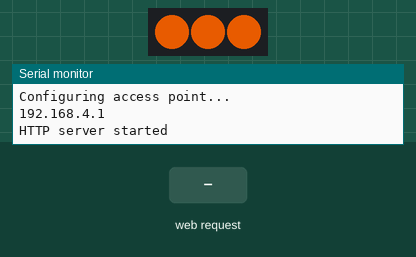
Recording of a sketch running on a simulated ESP8266 (NodeMCU). On the bench: 3 RGB LEDs in strip order, left to right, the last lines printed to the serial monitor. Inputs (shaded band) come from the test bench. Dim RGB values are drawn brighter than linear.

Above: at 1.26 s.
1.3 s: HTTP request GET / received
At 1.86 s:
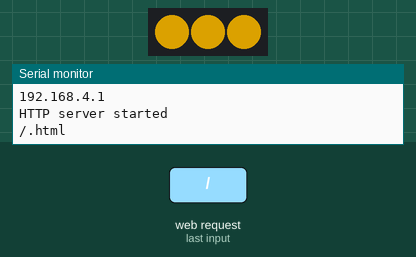
4.3 s: HTTP request GET /admin received
At 4.31 s:
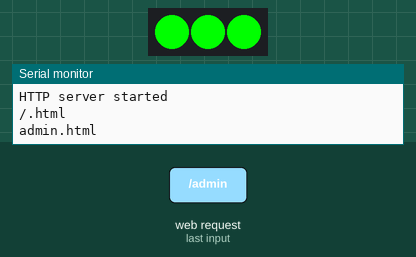
7.3 s: HTTP request GET /admin/infovalues received
At 7.31 s:
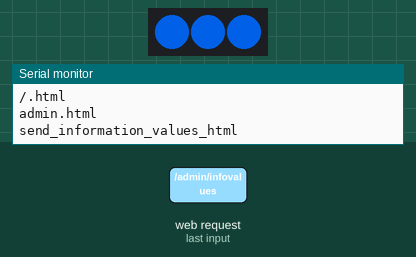
Timing chart, 0 to 19.3 s (numbered marks = the images above; inputs shaded):
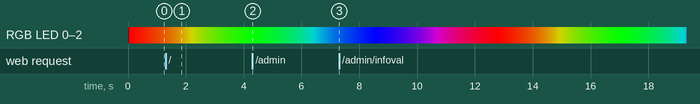

The sketch:

Demo_neo.ino
```cpp
#include <ESP8266WiFi.h>
#include <WiFiClient.h>
#include <ESP8266WebServer.h>
#include <Adafruit_NeoPixel.h>
#include <Ticker.h>

#define HOSTNAME "ColorTest"
#define mySSID "ColorTest"

ESP8266WebServer server(80);
Ticker tk;
volatile boolean showRainbow = true;
volatile uint32_t color = 0;

#include "Page_Color.h"
#include "Page_Admin.h"
#include "Page_Script_js.h"
#include "Page_Style_css.h"
#include "Page_Information.h"

#define PIN D2
#define NBPIX 3

// Parameter 1 = number of pixels in strip
// Parameter 2 = Arduino pin number (most are valid)
// Parameter 3 = pixel type flags, add together as needed:
//   NEO_KHZ800  800 KHz bitstream (most NeoPixel products w/WS2812 LEDs)
//   NEO_KHZ400  400 KHz (classic 'v1' (not v2) FLORA pixels, WS2811 drivers)
//   NEO_GRB     Pixels are wired for GRB bitstream (most NeoPixel products)
//   NEO_RGB     Pixels are wired for RGB bitstream (v1 FLORA pixels, not v2)
//   NEO_RGBW    Pixels are wired for RGBW bitstream (NeoPixel RGBW products)
Adafruit_NeoPixel strip = Adafruit_NeoPixel(NBPIX, PIN, NEO_GRB + NEO_KHZ800);

// IMPORTANT: To reduce NeoPixel burnout risk, add 1000 uF capacitor across
// pixel power leads, add 300 - 500 Ohm resistor on first pixel's data input
// and minimize distance between Arduino and first pixel.  Avoid connecting
// on a live circuit...if you must, connect GND first.

void setup() {
  strip.begin();
  strip.show(); // Initialize all pixels to 'off'

  Serial.begin(115200);
  Serial.println();
  WiFi.hostname (HOSTNAME);
  Serial.println("Configuring access point...");
  WiFi.mode(WIFI_AP);
  WiFi.softAP(mySSID);
  Serial.println(WiFi.softAPIP());

  server.on ( "/", []() { Serial.println("/.html"); server.send ( 200, "text/html", PAGE_AdminMainPage );   }  );
  server.on ( "/admin", []() { Serial.println("admin.html"); server.send ( 200, "text/html", PAGE_AdminMainPage );   }  );
  server.on ( "/admin/infovalues", send_information_values_html);
  server.on ( "/info", []() { Serial.println("info.html"); server.send ( 200, "text/html", PAGE_Information );   }  );
  server.on ( "/color", processColor);
  server.on ( "/color/values", sendColorData);
  server.on ( "/style.css", []() { Serial.println("style.css"); server.send ( 200, "text/plain", PAGE_Style_css );  } );
  server.on ( "/microajax.js", []() { Serial.println("microajax.js"); server.send ( 200, "text/plain", PAGE_microajax_js );  } );
  server.onNotFound ( []() { Serial.println("Page Not Found"); server.send ( 400, "text/html", "Page not Found" );   }  );

  server.begin();
  Serial.println( "HTTP server started" );

  tk.attach(0.05, tkColor);
}

void loop() {
  server.handleClient();
}

void tkColor() {
  uint16_t i;
  static uint16_t j=0;

  if (!showRainbow) {
    for (i = 0; i < strip.numPixels(); i++) {
      strip.setPixelColor(i, color);
    }
  } else {
    for (i = 0; i < strip.numPixels(); i++) {
      strip.setPixelColor(i, Wheel(j));
    }
    j = (j+1) % 255;
  }
  strip.show();
}

// Input a value 0 to 255 to get a color value.
// The colours are a transition r - g - b - back to r.
uint32_t Wheel(byte WheelPos) {
  WheelPos = 255 - WheelPos;
  if (WheelPos < 85) {
    return strip.Color(255 - WheelPos * 3, 0, WheelPos * 3);
  }
  if (WheelPos < 170) {
    WheelPos -= 85;
    return strip.Color(0, WheelPos * 3, 255 - WheelPos * 3);
  }
  WheelPos -= 170;
  return strip.Color(WheelPos * 3, 255 - WheelPos * 3, 0);
}
```

Page_Admin.h
```cpp
//
//  HTML PAGE
//

const char PAGE_AdminMainPage[]  = R"=====(
<meta name="viewport" content="width=device-width, initial-scale=1" />
<strong>Administration</strong>
<hr>
<a href="color"   style="width:250px"  class="btn btn--m btn--blue" >Colors</a><br>
<a href="info"   style="width:250px"  class="btn btn--m btn--blue" >Network Information</a><br>


<script>
window.onload = function ()
{
  load("style.css","css", function()
  {
    load("microajax.js","js", function()
    {
        // Do something after load...
    });
  });
}
function load(e,t,n){if("js"==t){var a=document.createElement("script");a.src=e,a.type="text/javascript",a.async=!1,a.onload=function(){n()},document.getElementsByTagName("head")[0].appendChild(a)}else if("css"==t){var a=document.createElement("link");a.href=e,a.rel="stylesheet",a.type="text/css",a.async=!1,a.onload=function(){n()},document.getElementsByTagName("head")[0].appendChild(a)}}

</script>

)=====";
```

Page_Color.h
```cpp
const char PAGE_Color[] = R"=====(
<meta name="viewport" content="width=device-width, initial-scale=1" />
<meta http-equiv="Content-Type" content="text/html; charset=utf-8" />
<link rel="stylesheet" href="style.css" type="text/css" />
<script src="microajax.js"></script>
<a href="/"  class="btn btn--s"><</a>&nbsp;&nbsp;<strong>Color</strong>
<hr>
<form action="" method="post">
Rainbow: <input type="checkbox" id="rainbow" name="rainbow"><br/>

Red:   <input type="range" name="cR" min="0" max="255" /><br/>
Green: <input type="range" name="cG" min="0" max="255" /><br/>
Blue:  <input type="range" name="cB" min="0" max="255" /><br/>

<input type="submit" style="width:150px" class="btn btn--m btn--blue" value="Set">
</form>
<script>
window.onload = function ()
{
  load("style.css","css", function()
  {
    load("microajax.js","js", function()
    {
        setValues("/color/values");
    });
  });
}
function load(e,t,n){if("js"==t){var a=document.createElement("script");a.src=e,a.type="text/javascript",a.async=!1,a.onload=function(){n()},document.getElementsByTagName("head")[0].appendChild(a)}else if("css"==t){var a=document.createElement("link");a.href=e,a.rel="stylesheet",a.type="text/css",a.async=!1,a.onload=function(){n()},document.getElementsByTagName("head")[0].appendChild(a)}}

</script>

)=====";

void sendColorData () {
  String values ="";
  values += "rainbow|" +  (String) (showRainbow ? "checked" : "") + "|chk\n";
  server.send ( 200, "text/plain", values);
  Serial.println(__FUNCTION__);
}

void processColor ()
{
  if (server.args() > 0) {
    if (server.hasArg("rainbow")) {
      showRainbow = true;
    }
    else {
      showRainbow = false;
      color = (server.arg("cR").toInt()&0xFF) << 16 |
              (server.arg("cG").toInt()&0xFF) <<  8 |
              (server.arg("cB").toInt()&0xFF);
      Serial.println(color, HEX);
    }
  }

  server.send ( 200, "text/html", PAGE_Color);
  Serial.println(__FUNCTION__);

}
```

Page_Information.h
```cpp
#ifndef PAGE_INFOMATION_H
#define PAGE_INFOMATION_H


//
//   The HTML PAGE
//
const char PAGE_Information[]  = R"=====(
<meta name="viewport" content="width=device-width, initial-scale=1" />
<meta http-equiv="Content-Type" content="text/html; charset=utf-8" />
<link rel="stylesheet" href="style.css" type="text/css" />
<script src="microajax.js"></script>
<a href="/"  class="btn btn--s"><</a>&nbsp;&nbsp;<strong>Network Information</strong>
<hr>
<table border="0"  cellspacing="0" cellpadding="3" style="width:310px" >
<tr><td align="right">SSID :</td><td><span id="x_ssid"></span></td></tr>
<tr><td align="right">IP :</td><td><span id="x_ip"></span></td></tr>
<tr><td align="right">Mac :</td><td><span id="x_mac"></span></td></tr>

<tr><td colspan="2" align="center"><a href="javascript:GetState()" class="btn btn--m btn--blue">Refresh</a></td></tr>
</table>
<script>

function GetState()
{
  setValues("/admin/infovalues");
}

window.onload = function ()
{
  load("style.css","css", function()
  {
    load("microajax.js","js", function()
    {
        GetState();
    });
  });
}
function load(e,t,n){if("js"==t){var a=document.createElement("script");a.src=e,a.type="text/javascript",a.async=!1,a.onload=function(){n()},document.getElementsByTagName("head")[0].appendChild(a)}else if("css"==t){var a=document.createElement("link");a.href=e,a.rel="stylesheet",a.type="text/css",a.async=!1,a.onload=function(){n()},document.getElementsByTagName("head")[0].appendChild(a)}}


</script>
)=====" ;

String GetMacAddress()
{
  uint8_t mac[6];
    char macStr[18] = {0};
  WiFi.macAddress(mac);
    sprintf(macStr, "%02X:%02X:%02X:%02X:%02X:%02X", mac[0],  mac[1], mac[2], mac[3], mac[4], mac[5]);
    return  String(macStr);
}


//
// FILL WITH INFOMATION
//

void send_information_values_html ()
{

  String values ="";

  values += "x_ssid|" + (String)WiFi.SSID() +  "|div\n";
  values += "x_ip|" +  (String) WiFi.softAPIP()[0] + "." +  (String) WiFi.softAPIP()[1] + "." +  (String) WiFi.softAPIP()[2] + "." + (String) WiFi.softAPIP()[3] +  "|div\n";
  values += "x_mac|" + GetMacAddress() +  "|div\n";
  server.send ( 200, "text/plain", values);
  Serial.println(__FUNCTION__);

}


#endif
```

Page_Script_js.h
```cpp
const char PAGE_microajax_js[]  = R"=====(
function microAjax(B,A){this.bindFunction=function(E,D){return function(){return E.apply(D,[D])}};this.stateChange=function(D){if(this.request.readyState==4){this.callbackFunction(this.request.responseText)}};this.getRequest=function(){if(window.ActiveXObject){return new ActiveXObject("Microsoft.XMLHTTP")}else{if(window.XMLHttpRequest){return new XMLHttpRequest()}}return false};this.postBody=(arguments[2]||"");this.callbackFunction=A;this.url=B;this.request=this.getRequest();if(this.request){var C=this.request;C.onreadystatechange=this.bindFunction(this.stateChange,this);if(this.postBody!==""){C.open("POST",B,true);C.setRequestHeader("X-Requested-With","XMLHttpRequest");C.setRequestHeader("Content-type","application/x-www-form-urlencoded");C.setRequestHeader("Connection","close")}else{C.open("GET",B,true)}C.send(this.postBody)}};

function setValues(url)
{
  microAjax(url, function (res)
  {
    res.split(String.fromCharCode(10)).forEach(function(entry) {
    fields = entry.split("|");
    if(fields[2] == "input")
    {
        document.getElementById(fields[0]).value = fields[1];
    }
    else if(fields[2] == "div")
    {
        document.getElementById(fields[0]).innerHTML  = fields[1];
    }
    else if(fields[2] == "chk")
    {
        document.getElementById(fields[0]).checked  = fields[1];
    }
    });
  });
}

)=====";
```

Page_Style_css.h
```cpp
const char PAGE_Style_css[]  = R"=====(
body { color: #000000; font-family: avenir, helvetica, arial, sans-serif;  letter-spacing: 0.15em;}
hr {    background-color: #eee;    border: 0 none;   color: #eee;    height: 1px; }
.btn, .btn:link, .btn:visited {
  border-radius: 0.3em;
  border-style: solid;
  border-width: 1px;
color: #111;
display: inline-block;
  font-family: avenir, helvetica, arial, sans-serif;
  letter-spacing: 0.15em;
  margin-bottom: 0.5em;
padding: 1em 0.75em;
  text-decoration: none;
  text-transform: uppercase;
  -webkit-transition: color 0.4s, background-color 0.4s, border 0.4s;
transition: color 0.4s, background-color 0.4s, border 0.4s;
}
.btn:hover, .btn:focus {
color: #7FDBFF;
border: 1px solid #7FDBFF;
  -webkit-transition: background-color 0.3s, color 0.3s, border 0.3s;
transition: background-color 0.3s, color 0.3s, border 0.3s;
}
  .btn:active {
color: #0074D9;
border: 1px solid #0074D9;
    -webkit-transition: background-color 0.3s, color 0.3s, border 0.3s;
transition: background-color 0.3s, color 0.3s, border 0.3s;
  }
  .btn--s
  {
    font-size: 12px;
  }
  .btn--m {
    font-size: 14px;
  }
  .btn--l {
    font-size: 20px;  border-radius: 0.25em !important;
  }
  .btn--full, .btn--full:link {
    border-radius: 0.25em;
display: block;
      margin-left: auto;
      margin-right: auto;
      text-align: center;
width: 100%;
  }
  .btn--blue:link, .btn--blue:visited {
color: #fff;
    background-color: #0074D9;
  }
  .btn--blue:hover, .btn--blue:focus {
color: #fff !important;
    background-color: #0063aa;
    border-color: #0063aa;
  }
  .btn--blue:active {
color: #fff;
    background-color: #001F3F;  border-color: #001F3F;
  }
  @media screen and (min-width: 32em) {
    .btn--full {
      max-width: 16em !important; }
  }
)=====";
```
